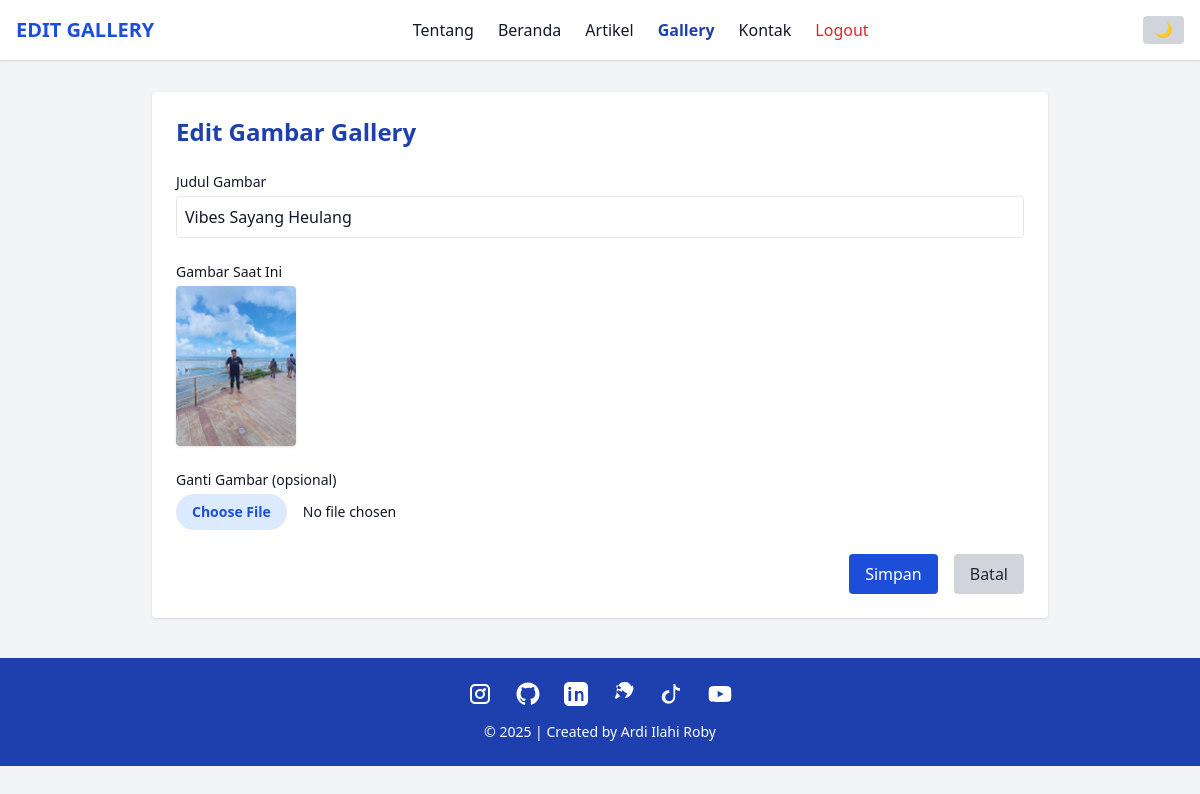
The app's page /admin/edit_gallery.php?id_gallery=2 (signed in) with its own data.
### tables this page shows
CREATE TABLE `tbl_gallery` (
  `id_gallery` int(11) NOT NULL,
  `judul` text NOT NULL,
  `foto` text NOT NULL
);

### admin/edit_gallery.php (the view, shortened to what this page needs)
<?php
include('../koneksi.php');
$id = $_GET['id_gallery'];
$sql = "SELECT * FROM tbl_gallery WHERE id_gallery = '$id'";
$query = mysqli_query($db, $sql);
$data = mysqli_fetch_array($query);
?>
<!DOCTYPE html>
<html lang="id">
<head>
    <script src="https://cdn.tailwindcss.com"></script>
</head>
<body class="bg-gray-100 dark:bg-gray-900 text-gray-900 dark:text-white min-h-screen">
    <nav class="bg-white dark:bg-gray-800 shadow p-4 flex justify-between items-center">
        <h1 class="text-xl font-bold text-blue-700 dark:text-blue-300">EDIT GALLERY</h1>
        <ul class="flex space-x-6">
            <li><a href="about.php" class="hover:text-blue-600 dark:hover:text-blue-300">Tentang</a></li>
            <li><a href="beranda_admin.php" class="hover:text-blue-600 dark:hover:text-blue-300">Beranda</a></li>
            <li><a href="data_artikel.php" class="hover:text-blue-600 dark:hover:text-blue-300">Artikel</a></li>
            <li><a href="data_gallery.php" class="text-blue-800 dark:text-blue-400 font-semibold">Gallery</a></li>
            <li><a href="data_contact.php" class="hover:text-blue-600 dark:hover:text-blue-300">Kontak</a></li>
            <li><a href="logout.php" onclick="return confirm('Apakah Anda yakin ingin keluar?');"
                    class="text-red-600 hover:underline">Logout</a></li>
        </ul>
        <button onclick="document.documentElement.classList.toggle('dark')"
            class="ml-4 bg-gray-300 dark:bg-gray-600 text-sm px-3 py-1 rounded">
            🌙
        </button>
    </nav>
    <div class="max-w-4xl mx-auto mt-8 p-6 bg-white dark:bg-gray-800 rounded shadow">
        <h2 class="text-2xl font-bold mb-6 text-blue-800 dark:text-blue-300">Edit Gambar Gallery</h2>
        <form action="proses_edit_gallery.php" method="post" enctype="multipart/form-data" class="space-y-6">
            <div>
                <label for="judul" class="block text-sm font-medium mb-1">Judul Gambar</label>
                <input type="text" id="judul" name="judul" required value="<?= htmlspecialchars($data['judul']); ?>"
                    class="w-full p-2 border rounded focus:outline-none focus:ring focus:border-blue-500 dark:bg-gray-700 dark:border-gray-600 dark:text-white">
            </div>
            <div>
                <label class="block text-sm font-medium mb-1">Gambar Saat Ini</label>
                <img src="../images/<?= $data['foto']; ?>" class="h-40 rounded shadow mb-3" alt="Gambar Lama">
            </div>
            <div>
                <label for="foto" class="block text-sm font-medium mb-1">Ganti Gambar (opsional)</label>
                <input type="file" id="foto" name="foto" accept="image/*"
                    class="block w-full text-sm file:mr-4 file:py-2 file:px-4 file:rounded-full file:border-0 file:text-sm file:font-semibold file:bg-blue-100 file:text-blue-700 hover:file:bg-blue-200 dark:file:bg-gray-700 dark:file:text-white">
            </div>
            <div class="flex justify-end space-x-4">
                <button type="submit"
                    class="bg-blue-700 text-white px-4 py-2 rounded hover:bg-blue-800 transition">Simpan</button>
                <a href="data_gallery.php"
                    class="bg-gray-300 text-gray-800 px-4 py-2 rounded hover:bg-gray-400 dark:bg-gray-600 dark:text-white dark:hover:bg-gray-500">Batal</a>
            </div>
        </form>
    </div>
    <footer class="bg-blue-800 dark:bg-blue-900 text-white text-center py-6 mt-10">
        <div class="flex justify-center space-x-6 mb-4">
            <a href="https://www.instagram.com/ardi_air?igsh=c2RmYzRhcmpqd3Jl" target="_blank"
                class="hover:scale-110 transition-transform">
            </a>
            <a href="https://github.com/ardiilahiroby/portfolio-tailwind-css" target="_blank"
                class="hover:scale-110 transition-transform">
            </a>
            <a href="https://www.linkedin.com/in/ardi-ilahi-roby-3746b224a" target="_blank"
                class="hover:scale-110 transition-transform">
            </a>
            <a href="https://wa.me/qr/JUM66GUQ26MEL1" target="_blank" class="hover:scale-110 transition-transform">
            </a>
            <a href="https://www.tiktok.com/@ardiilahiroby_12" target="_blank"
                class="hover:scale-110 transition-transform">
                <svg xmlns="http://www.w3.org/2000/svg" fill="white" viewBox="0 0 24 24" class="w-6 h-6">
                    <path
                        d="M12.75 2h2.438c.106 1.346.736 2.482 1.727 3.24a5.536 5.536 0 003.085 1.064v2.48a7.925 7.925 0 01-4.812-1.549v7.837a6.75 6.75 0 11-6.75-6.75c.3 0 .593.027.875.075v2.54a4.125 4.125 0 104.125 4.125V2z" />
                </svg>
            </a>
            <a href="https://youtube.com/@ardiilahiroby12" target="_blank" class="hover:scale-110 transition-transform">
            </a>
        </div>
        <p class="text-sm">&copy; <?php echo date('Y'); ?> | Created by Ardi Ilahi Roby</p>
    </footer>
</body>
</html>

### records on screen
tbl_gallery: judul "Vibes Sayang Heulang", foto (picture)
